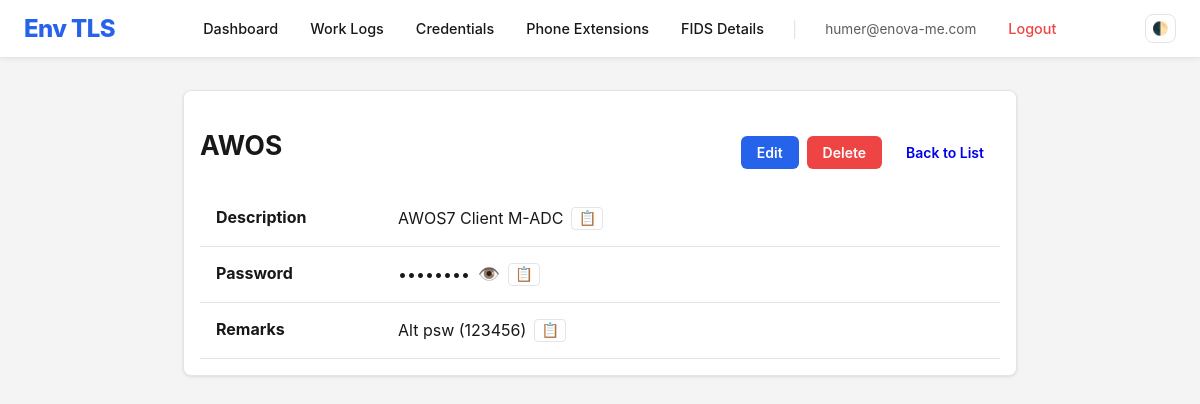
The app's page /credentials/94/ (signed in), older data.
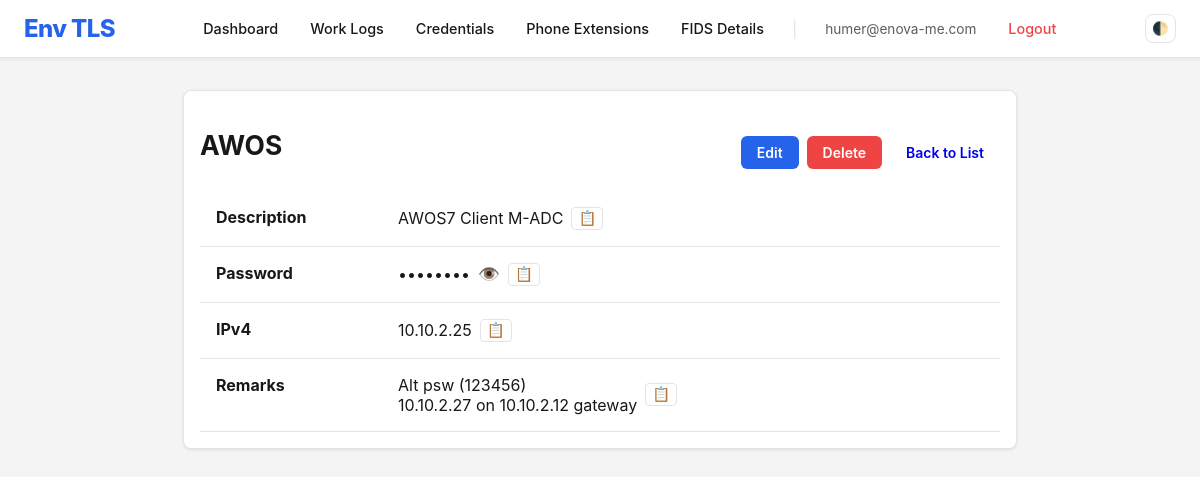
The same page, newer data.
### credential_manager/models.py (models this page shows, shortened)
class Credential(models.Model):
    system = models.ForeignKey(System, on_delete=models.CASCADE)
    location = models.ForeignKey(Location, on_delete=models.SET_NULL, null=True, blank=True)
    description = models.CharField(max_length=255)
    username = models.CharField(max_length=200, blank=True, null=True)
    password = models.CharField(max_length=200, blank=True, null=True)
    ipv4 = models.GenericIPAddressField(protocol='IPv4', blank=True, null=True, verbose_name="IPv4")
    subnet_mask = models.GenericIPAddressField(protocol='IPv4', blank=True, null=True)
    gateway = models.GenericIPAddressField(protocol='IPv4', blank=True, null=True)
    remarks = models.TextField(blank=True, null=True)
    created = models.DateTimeField(auto_now_add=True)
    updated = models.DateTimeField(auto_now=True)
    image = models.ImageField(upload_to='credentials/', blank=True, null=True)

class System(models.Model):
    name = models.CharField(max_length=200, unique=True)
    created = models.DateTimeField(auto_now_add=True)
    def __str__(self):
        return self.name

### credential_manager/views.py (the view)
# urls.py: path('<int:pk>/', views.CredentialDetailView.as_view(), name='credential_detail'),
class CredentialDetailView(LoginRequiredMixin, DetailView):
    model = Credential
    template_name = 'credential_manager/credential_detail.html'

### credential_manager/templates/credential_manager/credential_detail.html (shortened to what this page needs)
{% extends 'base.html' %} {% block title %}Credential Details | Env TLS{% endblock %}
{% block content %}
<div class="card" style="max-width: 800px; margin: 0 auto;">
    <div class="card-header">
        <h2>{{ object.system }}</h2>
        <div class="card-actions">
            <a href="{% url 'credential_update' object.pk %}" class="btn btn-primary">Edit</a>
            <a href="{% url 'credential_delete' object.pk %}" class="btn btn-danger">Delete</a>
            <a href="{% url 'credential_list' %}" class="btn">Back to List</a>
        </div>
    </div>
    <div class="card-body">
        <table class="detail-table">
            {% if object.description %}
            <tr>
                <th>Description</th>
                <td>
                    <span>{{ object.description }}</span>
                    <button class="copy-btn" onclick="copyToClipboard('{{ object.description|escapejs }}')">📋</button>
                </td>
            </tr>
            {% endif %}
            {% if object.password %}
            <tr>
                <th>Password</th>
                <td>
                    <span class="password-field" id="detail-pass" data-pass="{{ object.password }}">••••••••</span>
                    <button class="btn-icon" onclick="toggleDetailPassword()">👁️</button>
                    <button class="copy-btn" onclick="copyToClipboard('{{ object.password|escapejs }}')">📋</button>
                </td>
            </tr>
            {% endif %}
            {% if object.ipv4 %}
            <tr>
                <th>IPv4</th>
                <td>
                    <span>{{ object.ipv4 }}</span>
                    <button class="copy-btn" onclick="copyToClipboard('{{ object.ipv4|escapejs }}')">📋</button>
                </td>
            </tr>
            {% endif %}
            {% if object.remarks %}
            <tr>
                <th>Remarks</th>
                <td>
                    <pre style="white-space: pre-wrap; font-family: inherit; margin: 0;">{{ object.remarks }}</pre>
                    <button class="copy-btn" onclick="copyToClipboard('{{ object.remarks|escapejs }}')">📋</button>
                </td>
            </tr>
            {% endif %}
        </table>
    </div>
</div>
{% endblock %}

Row changes from the older to the newer data that the page shows:
changed Credential "AWOS7 Client M-ADC": ipv4 (not shown) → "10.10.2.25"; remarks "Alt psw (123456)" → "Alt psw (123456) 10.10.2.27 on 10.10.2.12 gateway"
Text that changed along with them:
text now shown: "IPv4 📋"
